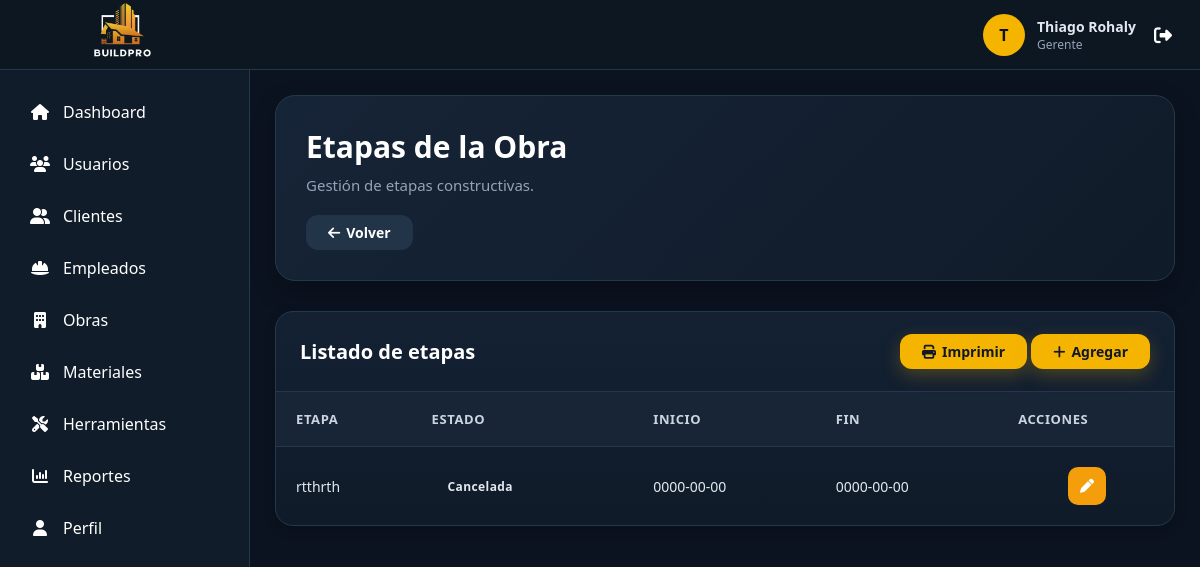
The page /controladores/EtapaController.php?accion=listar&id_obra=15 (signed in) on the database as committed earlier.
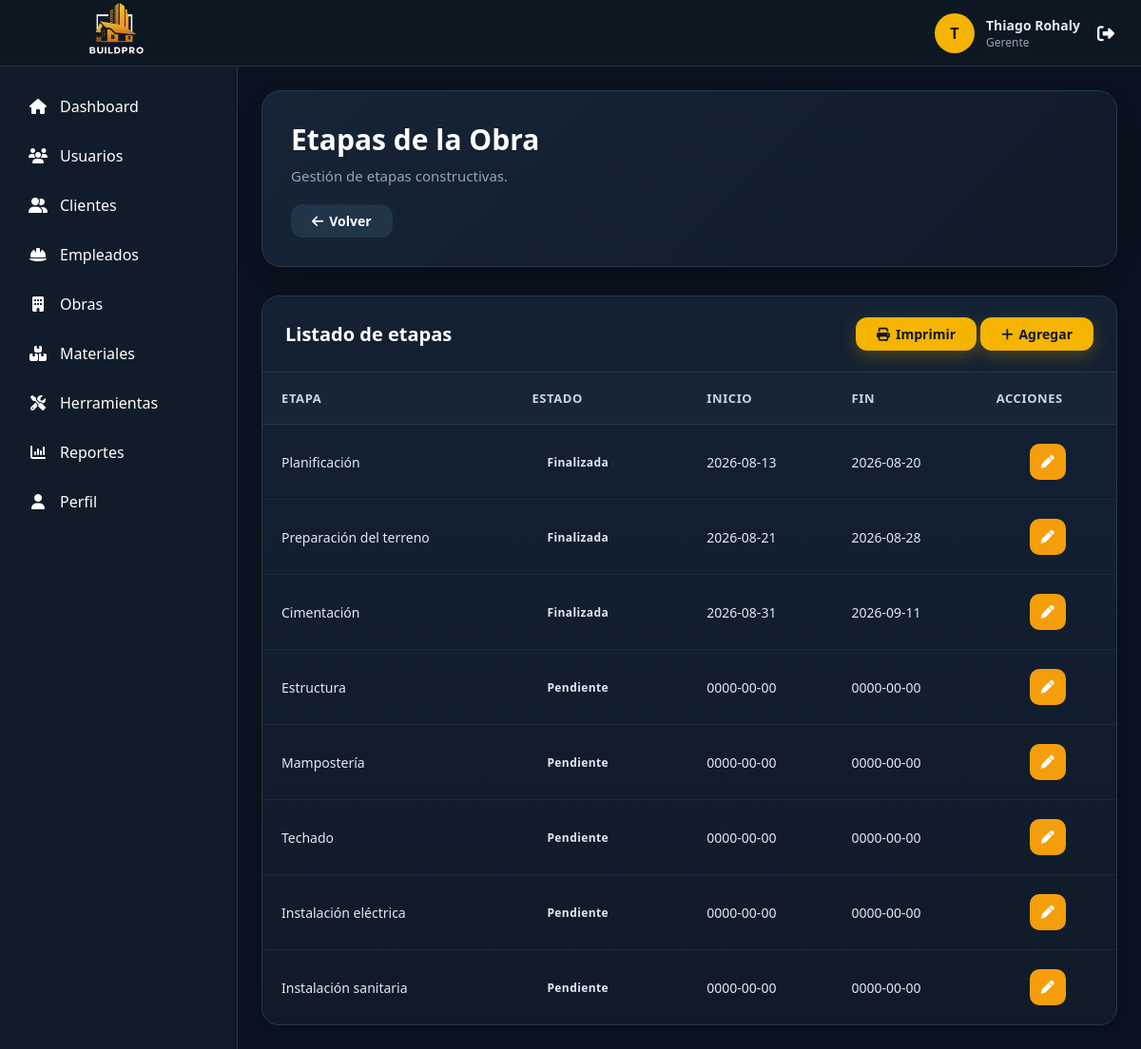
The same page on the database as committed later.
### tables this page shows
CREATE TABLE `etapa_obra` (
  `id_etapa` int(11) NOT NULL,
  `id_obra` int(11) NOT NULL,
  `nombre_etapa` varchar(100) NOT NULL,
  `descripcion` text DEFAULT NULL,
  `fecha_inicio` date DEFAULT NULL,
  `fecha_fin` date DEFAULT NULL,
  `estado` enum('Pendiente','En Proceso','Finalizada','Cancelada') DEFAULT NULL
);

### modelos/Conexion.php (called while the page is built)
<?php
class Conexion {
    private $host = "localhost";
    private $usuario = "root";
    private $password = "";
    private $baseDatos = "constructora";
    public function conectar(){
        try {
            $conexion = new PDO(
                "mysql:host=".$this->host.";dbname=".$this->baseDatos.";charset=utf8",
                $this->usuario,
                $this->password
            );
            $conexion->setAttribute(
                PDO::ATTR_ERRMODE,
                PDO::ERRMODE_EXCEPTION
            );
            return $conexion;
        } catch(PDOException $e){
            die("Error de conexión: ".$e->getMessage());
        }
    }
}
?>

### modelos/Etapa.php (called while the page is built, shortened)
<?php
require_once "Conexion.php";
class Etapa
{
    private $conexion;
    public function __construct()
    {
        $db = new Conexion();
        $this->conexion = $db->conectar();
    }
    public function obtenerPorObra($id_obra)
    {
        $sql = "SELECT *
                FROM etapa_obra
                WHERE id_obra = :id_obra
                ORDER BY id_etapa ASC";
        $consulta = $this->conexion->prepare($sql);
        $consulta->bindParam(
            ":id_obra",
            $id_obra
        );
        $consulta->execute();
        return $consulta->fetchAll(PDO::FETCH_ASSOC);
    }
}

### vistas/obras/etapas/index.php (the view, shortened to what this page needs)
<?php
require_once __DIR__ . "/../../../layouts/header.php";
require_once __DIR__ . "/../../../layouts/sidebar.php";
?>
<main class="content">
    <div class="page-header">
        <div>
            <h1 class="page-title">
                Etapas de la Obra
            </h1>
            <p>
                Gestión de etapas constructivas.
            </p>
        </div>
        <a href="/empresa_constructora/vistas/obras/ver.php?id=<?= $_GET["id_obra"] ?>" class="btn btn-secondary">
            <i class="fa-solid fa-arrow-left"></i>
            Volver
        </a>
    </div>
    <div class="table-container">
        <div class="table-header">
            <h2>
                Listado de etapas
            </h2>
            <div>
               <button
                    onclick="window.print()"
                    class="btn btn-primary">
                    <i class="fa-solid fa-print"></i>
                    Imprimir
                </button>
            <a href="../vistas/obras/etapas/crear.php?id_obra=<?= $_GET["id_obra"] ?>" class="btn btn-primary">
                <i class="fa-solid fa-plus"></i>
                Agregar
            </a>
            </div>
        </div>
               <?php if (count($etapas) > 0) { ?>
        <table class="table">
            <thead>
                <tr>
                    <th>Etapa</th>
                    <th>Estado</th>
                    <th>Inicio</th>
                    <th>Fin</th>
                    <th class="no-print">Acciones</th>
                </tr>
            </thead>
            <tbody>
                <?php foreach ($etapas as $etapa): ?>
                    <tr>
                        <td>
                            <?= htmlspecialchars($etapa["nombre_etapa"]) ?>
                        </td>
                        <td>
                            <span class="badge">
                                <?= htmlspecialchars($etapa["estado"]) ?>
                            </span>
                        </td>
                        <td>
                            <?= $etapa["fecha_inicio"] ?>
                        </td>
                        <td>
                            <?= $etapa["fecha_fin"] ?>
                        </td>
                        <td>
                            <div class="table-actions">
                            <a href="/empresa_constructora/controladores/EtapaController.php?accion=editar&id=<?= $etapa["id_etapa"] ?>"
                                class="btn btn-warning">
                                <i class="fa-solid fa-pen"></i>
                            </a>
                            </div>
                        </td>
                    </tr>
                <?php endforeach; ?>
            </tbody>
        </table>
        <?php } ?>
    </div>
</main>
<?php require_once __DIR__ . "/../../../layouts/footer.php"; ?>

### layouts/sidebar.php
<?php
require_once __DIR__ . "/../config/menu.php";
$rol = $_SESSION['usuario']['rol'];
$rutaActual = $_SERVER['REQUEST_URI'];
?>
<aside class="sidebar">
    <?php foreach ($menu[$rol] as $item) {
        $activo = strpos($rutaActual, $item[2]) !== false;
    ?>
        <a
            href="<?= $item[2] ?>"
            class="<?= $activo ? 'active' : '' ?>">
            <i class="<?= $item[0] ?>"></i>
            <span>
                <?= $item[1] ?>
            </span>
        </a>
    <?php } ?>
</aside>

Rows that differ between the two databases and show on the page:
changed etapa_obra: nombre_etapa "rtthrth" → "Planificación"; estado "Cancelada" → "Finalizada"; fecha_inicio "0000-00-00" → "2026-08-13"; fecha_fin "0000-00-00" → "2026-08-20"
added etapa_obra: nombre_etapa "Preparación del terreno", estado "Finalizada", fecha_inicio "2026-08-21", fecha_fin "2026-08-28"
added etapa_obra: nombre_etapa "Cimentación", estado "Finalizada", fecha_inicio "2026-08-31", fecha_fin "2026-09-11"
added etapa_obra: nombre_etapa "Estructura", estado "Pendiente", fecha_inicio "0000-00-00", fecha_fin "0000-00-00"
added etapa_obra: nombre_etapa "Mampostería", estado "Pendiente", fecha_inicio "0000-00-00", fecha_fin "0000-00-00"
added etapa_obra: nombre_etapa "Techado", estado "Pendiente", fecha_inicio "0000-00-00", fecha_fin "0000-00-00"
added etapa_obra: nombre_etapa "Instalación eléctrica", estado "Pendiente", fecha_inicio "0000-00-00", fecha_fin "0000-00-00"
added etapa_obra: nombre_etapa "Instalación sanitaria", estado "Pendiente", fecha_inicio "0000-00-00", fecha_fin "0000-00-00"
